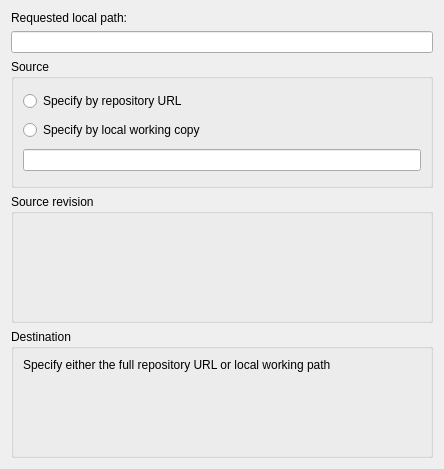
<ui version="4.0" >
 <class>SvnCopyOptionDlg</class>
 <widget class="QWidget" name="SvnCopyOptionDlg" >
  <property name="geometry" >
   <rect>
    <x>0</x>
    <y>0</y>
    <width>444</width>
    <height>469</height>
   </rect>
  </property>
  <layout class="QGridLayout" >
   <item row="0" column="0" >
    <widget class="QLabel" name="label" >
     <property name="sizePolicy" >
      <sizepolicy vsizetype="Fixed" hsizetype="Preferred" >
       <horstretch>0</horstretch>
       <verstretch>0</verstretch>
      </sizepolicy>
     </property>
     <property name="text" >
      <string>Requested local path:</string>
     </property>
    </widget>
   </item>
   <item row="1" column="0" >
    <widget class="QLineEdit" name="reqEdit" >
     <property name="text" >
      <string/>
     </property>
     <property name="readOnly" >
      <bool>true</bool>
     </property>
    </widget>
   </item>
   <item row="2" column="0" >
    <widget class="QGroupBox" name="groupBox" >
     <property name="title" >
      <string>Source</string>
     </property>
     <layout class="QVBoxLayout" >
      <item>
       <widget class="QRadioButton" name="urlRadio" >
        <property name="text" >
         <string>Specify by repository URL</string>
        </property>
       </widget>
      </item>
      <item>
       <widget class="QRadioButton" name="pathRadio" >
        <property name="text" >
         <string>Specify by local working copy</string>
        </property>
       </widget>
      </item>
      <item>
       <widget class="QLineEdit" name="srcEdit" />
      </item>
     </layout>
    </widget>
   </item>
   <item row="3" column="0" >
    <widget class="QGroupBox" name="groupBox_2" >
     <property name="title" >
      <string>Source revision</string>
     </property>
     <layout class="QGridLayout" >
      <item row="0" column="0" >
       <widget class="SvnRevisionWidget" native="1" name="revisionWidget" />
      </item>
     </layout>
    </widget>
   </item>
   <item row="4" column="0" >
    <widget class="QGroupBox" name="groupBox_3" >
     <property name="title" >
      <string>Destination</string>
     </property>
     <layout class="QVBoxLayout" >
      <item>
       <widget class="QLabel" name="label_2" >
        <property name="sizePolicy" >
         <sizepolicy vsizetype="Fixed" hsizetype="Preferred" >
          <horstretch>0</horstretch>
          <verstretch>0</verstretch>
         </sizepolicy>
        </property>
        <property name="text" >
         <string>Specify either the full repository URL or local working path</string>
        </property>
       </widget>
      </item>
      <item>
       <widget class="KUrlRequester" name="destEdit" />
      </item>
     </layout>
    </widget>
   </item>
  </layout>
 </widget>
 <customwidgets>
  <customwidget>
   <class>QLineEdit</class>
   <extends>QLineEdit</extends>
   <header>klineedit.h</header>
  </customwidget>
  <customwidget>
   <class>KUrlRequester</class>
   <extends>QWidget</extends>
   <header>kurlrequester.h</header>
  </customwidget>
  <customwidget>
   <class>SvnRevisionWidget</class>
   <extends>QWidget</extends>
   <header>svnrevisionwidget.h</header>
   <container>1</container>
  </customwidget>
 </customwidgets>
 <resources/>
 <connections/>
</ui>
